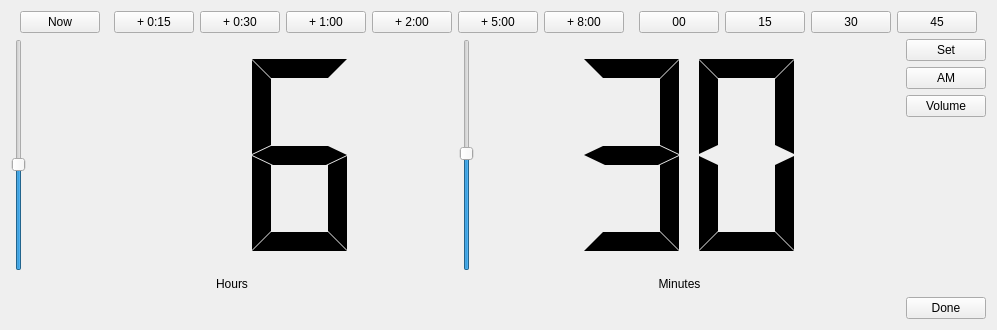
<?xml version="1.0" encoding="UTF-8"?>
<ui version="4.0">
 <class>ScreenSetAlarm</class>
 <widget class="QWidget" name="ScreenSetAlarm">
  <property name="geometry">
   <rect>
    <x>0</x>
    <y>0</y>
    <width>997</width>
    <height>330</height>
   </rect>
  </property>
  <property name="windowTitle">
   <string>Form</string>
  </property>
  <layout class="QVBoxLayout" name="verticalLayout">
   <item>
    <layout class="QHBoxLayout" name="horizontalLayout">
     <item>
      <spacer name="horizontalSpacer_5">
       <property name="orientation">
        <enum>Qt::Horizontal</enum>
       </property>
       <property name="sizeHint" stdset="0">
        <size>
         <width>40</width>
         <height>20</height>
        </size>
       </property>
      </spacer>
     </item>
     <item>
      <widget class="QPushButton" name="nowBtn">
       <property name="text">
        <string>Now</string>
       </property>
      </widget>
     </item>
     <item>
      <spacer name="horizontalSpacer">
       <property name="orientation">
        <enum>Qt::Horizontal</enum>
       </property>
       <property name="sizeHint" stdset="0">
        <size>
         <width>40</width>
         <height>20</height>
        </size>
       </property>
      </spacer>
     </item>
     <item>
      <widget class="QPushButton" name="add0015Btn">
       <property name="text">
        <string>+ 0:15</string>
       </property>
      </widget>
     </item>
     <item>
      <widget class="QPushButton" name="add0030Btn">
       <property name="text">
        <string>+ 0:30</string>
       </property>
      </widget>
     </item>
     <item>
      <widget class="QPushButton" name="add0100Btn">
       <property name="text">
        <string>+ 1:00</string>
       </property>
      </widget>
     </item>
     <item>
      <widget class="QPushButton" name="add0200Btn">
       <property name="text">
        <string>+ 2:00</string>
       </property>
      </widget>
     </item>
     <item>
      <widget class="QPushButton" name="add0500Btn">
       <property name="text">
        <string>+ 5:00</string>
       </property>
      </widget>
     </item>
     <item>
      <widget class="QPushButton" name="add0800Btn">
       <property name="text">
        <string>+ 8:00</string>
       </property>
      </widget>
     </item>
     <item>
      <spacer name="horizontalSpacer_3">
       <property name="orientation">
        <enum>Qt::Horizontal</enum>
       </property>
       <property name="sizeHint" stdset="0">
        <size>
         <width>40</width>
         <height>20</height>
        </size>
       </property>
      </spacer>
     </item>
     <item>
      <widget class="QPushButton" name="min00Btn">
       <property name="text">
        <string>00</string>
       </property>
      </widget>
     </item>
     <item>
      <widget class="QPushButton" name="min15Btn">
       <property name="text">
        <string>15</string>
       </property>
      </widget>
     </item>
     <item>
      <widget class="QPushButton" name="min30Btn">
       <property name="text">
        <string>30</string>
       </property>
      </widget>
     </item>
     <item>
      <widget class="QPushButton" name="min45Btn">
       <property name="text">
        <string>45</string>
       </property>
      </widget>
     </item>
     <item>
      <spacer name="horizontalSpacer_4">
       <property name="orientation">
        <enum>Qt::Horizontal</enum>
       </property>
       <property name="sizeHint" stdset="0">
        <size>
         <width>40</width>
         <height>20</height>
        </size>
       </property>
      </spacer>
     </item>
    </layout>
   </item>
   <item>
    <layout class="QHBoxLayout" name="horizontalLayout_4">
     <item>
      <layout class="QVBoxLayout" name="verticalLayout_5">
       <item>
        <layout class="QHBoxLayout" name="horizontalLayout_2">
         <item>
          <widget class="QSlider" name="hourSlider">
           <property name="minimum">
            <number>1</number>
           </property>
           <property name="maximum">
            <number>12</number>
           </property>
           <property name="pageStep">
            <number>4</number>
           </property>
           <property name="value">
            <number>6</number>
           </property>
           <property name="orientation">
            <enum>Qt::Vertical</enum>
           </property>
          </widget>
         </item>
         <item>
          <widget class="QLCDNumber" name="hourDisplay">
           <property name="sizePolicy">
            <sizepolicy hsizetype="Expanding" vsizetype="Minimum">
             <horstretch>0</horstretch>
             <verstretch>0</verstretch>
            </sizepolicy>
           </property>
           <property name="frameShape">
            <enum>QFrame::NoFrame</enum>
           </property>
           <property name="digitCount">
            <number>2</number>
           </property>
           <property name="segmentStyle">
            <enum>QLCDNumber::Flat</enum>
           </property>
           <property name="intValue" stdset="0">
            <number>6</number>
           </property>
          </widget>
         </item>
        </layout>
       </item>
       <item>
        <widget class="QLabel" name="hourLabel">
         <property name="text">
          <string>Hours</string>
         </property>
         <property name="alignment">
          <set>Qt::AlignCenter</set>
         </property>
        </widget>
       </item>
      </layout>
     </item>
     <item>
      <layout class="QVBoxLayout" name="verticalLayout_6">
       <item>
        <layout class="QHBoxLayout" name="horizontalLayout_3">
         <item>
          <widget class="QSlider" name="minuteSlider">
           <property name="minimum">
            <number>0</number>
           </property>
           <property name="maximum">
            <number>59</number>
           </property>
           <property name="value">
            <number>30</number>
           </property>
           <property name="orientation">
            <enum>Qt::Vertical</enum>
           </property>
          </widget>
         </item>
         <item>
          <widget class="QLCDNumber" name="minuteDisplay">
           <property name="sizePolicy">
            <sizepolicy hsizetype="Expanding" vsizetype="Minimum">
             <horstretch>0</horstretch>
             <verstretch>0</verstretch>
            </sizepolicy>
           </property>
           <property name="frameShape">
            <enum>QFrame::NoFrame</enum>
           </property>
           <property name="digitCount">
            <number>2</number>
           </property>
           <property name="segmentStyle">
            <enum>QLCDNumber::Flat</enum>
           </property>
           <property name="intValue" stdset="0">
            <number>30</number>
           </property>
          </widget>
         </item>
        </layout>
       </item>
       <item>
        <widget class="QLabel" name="minuteLabel">
         <property name="text">
          <string>Minutes</string>
         </property>
         <property name="alignment">
          <set>Qt::AlignCenter</set>
         </property>
        </widget>
       </item>
      </layout>
     </item>
     <item>
      <layout class="QVBoxLayout" name="verticalLayout_7">
       <property name="leftMargin">
        <number>0</number>
       </property>
       <property name="topMargin">
        <number>0</number>
       </property>
       <property name="rightMargin">
        <number>0</number>
       </property>
       <property name="bottomMargin">
        <number>0</number>
       </property>
       <item>
        <widget class="QPushButton" name="setBtn">
         <property name="sizePolicy">
          <sizepolicy hsizetype="Minimum" vsizetype="Fixed">
           <horstretch>0</horstretch>
           <verstretch>0</verstretch>
          </sizepolicy>
         </property>
         <property name="text">
          <string>Set</string>
         </property>
         <property name="checkable">
          <bool>true</bool>
         </property>
        </widget>
       </item>
       <item>
        <widget class="QPushButton" name="amPmBtn">
         <property name="text">
          <string>AM</string>
         </property>
         <property name="checkable">
          <bool>true</bool>
         </property>
        </widget>
       </item>
       <item>
        <widget class="QPushButton" name="volumeBtn">
         <property name="text">
          <string>Volume</string>
         </property>
        </widget>
       </item>
       <item>
        <spacer name="verticalSpacer">
         <property name="orientation">
          <enum>Qt::Vertical</enum>
         </property>
         <property name="sizeType">
          <enum>QSizePolicy::Expanding</enum>
         </property>
         <property name="sizeHint" stdset="0">
          <size>
           <width>20</width>
           <height>40</height>
          </size>
         </property>
        </spacer>
       </item>
      </layout>
     </item>
    </layout>
   </item>
   <item>
    <layout class="QHBoxLayout" name="horizontalLayout_5">
     <item>
      <spacer name="horizontalSpacer_2">
       <property name="orientation">
        <enum>Qt::Horizontal</enum>
       </property>
       <property name="sizeHint" stdset="0">
        <size>
         <width>178</width>
         <height>20</height>
        </size>
       </property>
      </spacer>
     </item>
     <item>
      <widget class="QPushButton" name="doneBtn">
       <property name="text">
        <string>Done</string>
       </property>
      </widget>
     </item>
    </layout>
   </item>
  </layout>
 </widget>
 <resources/>
 <connections/>
</ui>
